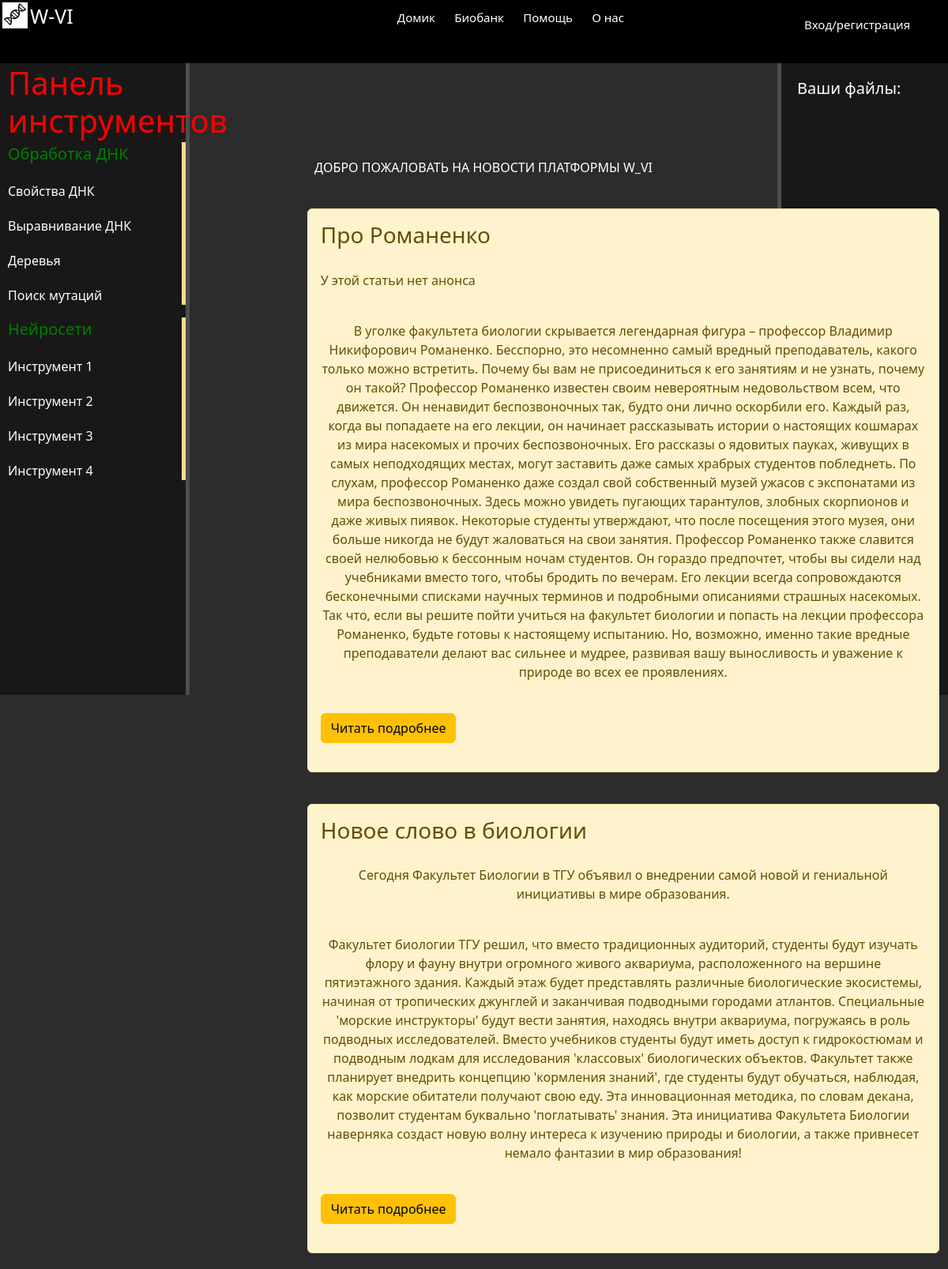
The page /news/ on the database as committed earlier.
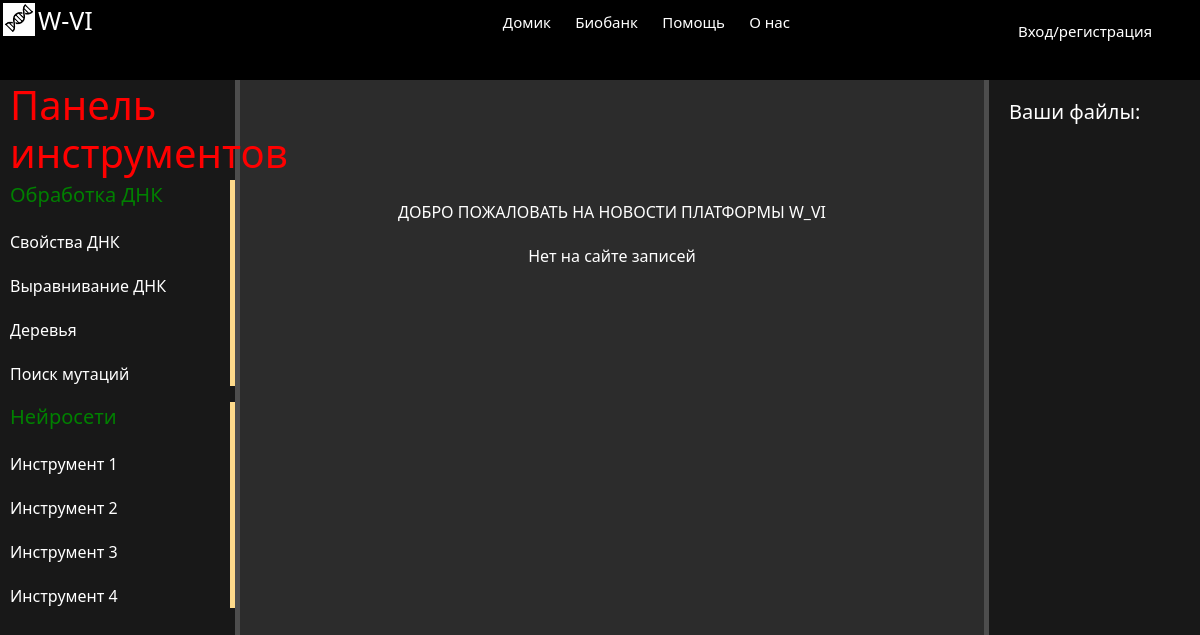
The same page on the database as committed later.
### news/models.py (models this page shows, shortened)
class Articles(models.Model): #Обязательное наследование разных типов полей
    title = models.CharField('Название', max_length=50, default='')
    anons = models.CharField('Анонс', max_length=250, default='')
    text = models.TextField('Текст', default='')
    date = models.DateTimeField('Дата публикации')
    class Meta:
        verbose_name = 'Новость'
        verbose_name_plural = 'Новости'

### news/views.py (the view)
# urls.py: path('', views.news_home, name='news_home'), #Отслеживаем переход на директорию news
def news_home(request):
    news = Articles.objects.order_by('-date')[:5] #Создаем объект новостей из базы данных и сортировка записей по дате(самые новые сверху)
    return render(request, 'news/index.html', {'news':news}) #Отправляем объекты новостей на сайт

### Processing_DNA/context_processors/show_user_files.py (called while the page is built)
def user_files(request):
    if request.user.is_authenticated:
        user_files = MyFiles.objects.filter(user=request.user)
    else:
        user_files = None
    return {
        'username': request.session.get('username', None),
        'user_files': user_files
    }

### news/templates/news/index.html (shortened to what this page needs)
{% extends 'main/layout.html' %}
{% block content %}
    <div class="features">
        {% if news%}
            {% for el in news %}
                <div class="alert alert-warning">
                    <h3>{{el.title}}</h3>
                    <p>{{el.anons}}</p>
                    <p>{{el.text}}</p>
                    <p><a href="{% url 'news_detail' el.id %}" class="btn btn-warning">Читать подробнее</a></p>
                </div>
            {% endfor %}
        {% else %}
            <p>Нет на сайте записей</p>
        {% endif %}
    </div>
{% endblock %}

### main/templates/main/layout.html (shortened to what this page needs)
{% load static %}
<!DOCTYPE html>
<html lang="ru">
<head>
    <link rel="stylesheet" href="https://cdn.jsdelivr.net/npm/bootstrap@5.2.3/dist/css/bootstrap.min.css">
    <link rel="stylesheet" href="{% static 'main/css/main.css' %}">
    <link rel=”stylesheet” href=”https://use.fontawesome.com/releases/v6.4.2/css/all.css” />
</head>
<body>
    <div class="header">
        <div class="logo">
            <img src="{% static 'main/img/logo.png' %}" alt="Логотип платформы">
            <a>W-VI</a>
        </div>
        <div class="center-panel">
            <a href="{% url 'home'%}">Домик</a>
            <a href="{% url 'biobank_home'%}">Биобанк</a>
            <a href="{% url 'contacts' %}">Помощь</a>
            <a href="{% url 'about'%}">О нас</a>
        </div>
        <div class="login">
            {%if username%}
                <span id="username">{{ username }}</span>
                <div class="user-actions hidden">
                    <button id="profile-button" class="hidden">Профиль</button>
                    <button id="logout-button" class="hidden">Выйти</button>
                </div>
            {% else %}
            <a class="login" href="{% url 'login'%}">Вход/регистрация</a>
            {% endif %}
            </div>
    </div>
    <div class="files">
        <h5>Ваши файлы:</h5>
    </div>
    <aside>
        <div class="panel">
            <h3><span class="bar_name">Панель инструментов</span></h3>
        </div>
        <div class="instruments">
            <p><span class="name_instruments">Обработка ДНК </span></p>
            <ul>
                <a href="{% url 'dna-length'%}"><li>Свойства ДНК</li></a>
                <a href="{% url 'news_home'%}"><li>Выравнивание ДНК</li></a>
                <a href="{% url 'about'%}"><li>Деревья</li></a>
                <a href="{% url 'contacts'%}"><li>Поиск мутаций</li></a>
            </ul>
        </div>
        <div class="instruments">
            <p><span class="name_instruments">Нейросети</span></p>
            <ul>
                <a href="{% url 'home'%}"><li>Инструмент 1</li></a>
                <a href="{% url 'news_home'%}"><li>Инструмент 2</li></a>
                <a href="{% url 'about'%}"><li>Инструмент 3</li></a>
                <a href="{% url 'contacts'%}"><li>Инструмент 4</li></a>
            </ul>
        </div>
    </aside>
    <main>
        {% block content %}
        {% endblock %}
    </main>
</body>
</html>

### main/static/main/css/main.css (style rules this page uses)
body { background: #2c2c2c; }
aside { float: left; background: #181818; width: 20%; height: 100vh; color: #fff; border-right: 5px solid #4d4d4d; position: relative; }
.logo img { max-width: 32px; height: auto; float: left; margin: 3px; }
.logo a { float: left; margin-top: 2px; font-size: 25px; }
.header { padding: 0 0; height: 80px; background: black; color: #fff; text-decoration: none; text-align: center; position: relative; }
.header div.center-panel { color: #fff; display: inline-block; padding-top: 10px; }
.center-panel a { color: #fff; margin: 0 10px; font-size: 15px; }
.header .login { width: auto; color: #fff; position: absolute; top: 10px; right: 20px; font-size: 15px; }
.header .login a { width: 150px; color: #fff; top: 10px; right: 20px; font-size: 15px; }
.files { float: right; background: #181818; width: 18%; height: 100vh; color: #fff; border-left: 5px solid #4d4d4d; position: relative; }
.files h5 { margin: 20px; }
.bar_name { color: red; font-size: 40px; position: absolute; top: 1px; left: 10px; margin: 0px; margin-bottom: 10px; }
.panel { margin-bottom: 100px; font-size: 30px; }
.instruments { border-right: 5px solid #FFDB8B; }
.name_instruments { color: green; font-size: 20px; margin-top: 40px; margin-left: 10px; }
.instruments ul { list-style: none; padding: 0; margin-top: 10px; margin-left: 10px; }
.instruments ul li { color: #fff; display: block; margin-top: 20px; transition: transform .6s ease; }
main .features { float: left; color: #fff; margin-top: 100px; text-align: center; width: 62%; }
main .features p { max-width: 800px; margin: 20px auto; text-align: center; }

### main/templates/main/layout.html (style rules this page uses)
a { text-decoration: none; }

Rows that differ between the two databases and show on the page:
removed Articles: title "Про Романенко", anons "У этой статьи нет анонса", text "В уголке факультета биологии скрывается легендарная фигура – профессор Владимир Никифорович Романенко. Бесспорно, это несомненно самый вредный преподаватель, какого только можно встретить. Почему бы вам не присоединиться к его занятиям и не узнать, почему он такой? Профессор Романенко известен своим невероятным недовольством всем, что движется. Он ненавидит беспозвоночных так, будто они лично оскорбили его. Каждый раз, когда вы попадаете на его лекции, он начинает рассказывать истории о настоящих кошмарах из мира насекомых и прочих беспозвоночных. Его рассказы о ядовитых пауках, живущих в самых неподходящих местах, могут заставить даже самых храбрых студентов побледнеть. По слухам,…"
removed Articles: title "Новое слово в биологии", anons "Сегодня Факультет Биологии в ТГУ объявил о внедрении самой новой и гениальной инициативы в мире образования.", text "Факультет биологии ТГУ решил, что вместо традиционных аудиторий, студенты будут изучать флору и фауну внутри огромного живого аквариума, расположенного на вершине пятиэтажного здания. Каждый этаж будет представлять различные биологические экосистемы, начиная от тропических джунглей и заканчивая подводными городами атлантов. Специальные 'морские инструкторы' будут вести занятия, находясь внутри аквариума, погружаясь в роль подводных исследователей. Вместо учебников студенты будут иметь доступ к гидрокостюмам и подводным лодкам для исследования 'классовых' биологических объектов. Факультет также планирует внедрить концепцию 'кормления знаний', где студенты будут обучаться, наблюдая, как…"
Other text that changed with them:
text now shown: "Нет на сайте записей"
